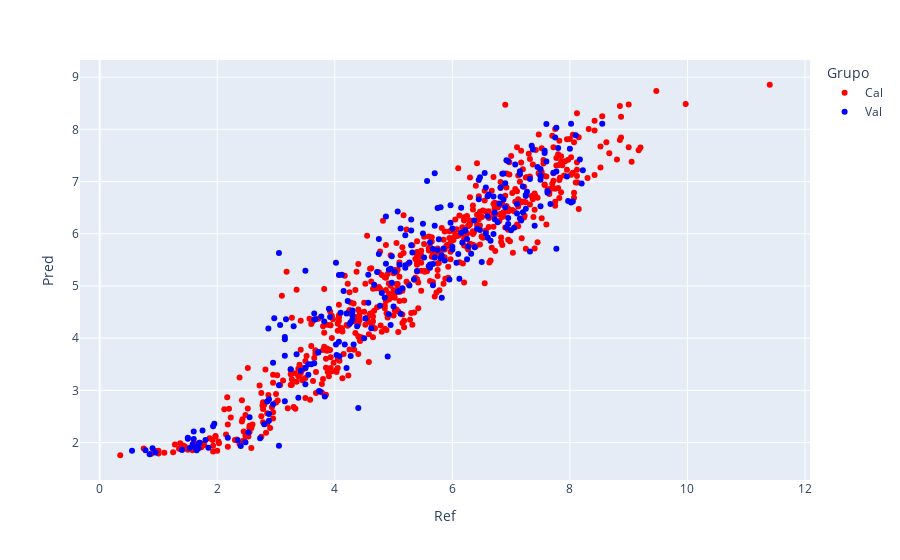

This figure's notebook cell:
### Code cell
resultados_mlptf= pd.concat([calres_mlptf, predres_mlptf], axis=0).reset_index(drop=True) # junta os dataframes de calibração e validação
resultados_mlptf.insert(0, 'Grupo', ['Cal'] * len(Ycal) + ['Val'] * len(Yval)) # insere uma coluna com o grupo (calibração ou validação) no dataframe de previsões

import plotly.express as px
#plot de dispersão
fig = px.scatter(resultados_mlptf,
                 x='Ref',
                 y='Pred',
                 color='Grupo',
                 color_discrete_sequence=['red', 'blue'])
fig.show()

### Figure 1 — Plotly figure (JSON) as saved in the notebook; plotly's stock layout.template omitted (floating-point values rounded to 4 significant figures; data arrays with more than 128 entries replaced by an {"elided": "..."} marker saying what was removed)
{"data": [{"hovertemplate": "Grupo=Cal<br>Ref=%{x}<br>Pred=%{y}<extra></extra>", "legendgroup": "Cal", "marker": {"color": "red", "symbol": "circle"}, "mode": "markers", "name": "Cal", "orientation": "v", "showlegend": true, "type": "scatter", "x": {"elided": "607 float values"}, "xaxis": "x", "y": {"elided": "607 float values"}, "yaxis": "y"}, {"hovertemplate": "Grupo=Val<br>Ref=%{x}<br>Pred=%{y}<extra></extra>", "legendgroup": "Val", "marker": {"color": "blue", "symbol": "circle"}, "mode": "markers", "name": "Val", "orientation": "v", "showlegend": true, "type": "scatter", "x": {"elided": "261 float values"}, "xaxis": "x", "y": {"elided": "261 float values"}, "yaxis": "y"}], "layout": {"legend": {"title": {"text": "Grupo"}, "tracegroupgap": 0}, "margin": {"t": 60}, "xaxis": {"anchor": "y", "domain": [0, 1], "title": {"text": "Ref"}}, "yaxis": {"anchor": "x", "domain": [0, 1], "title": {"text": "Pred"}}}}
